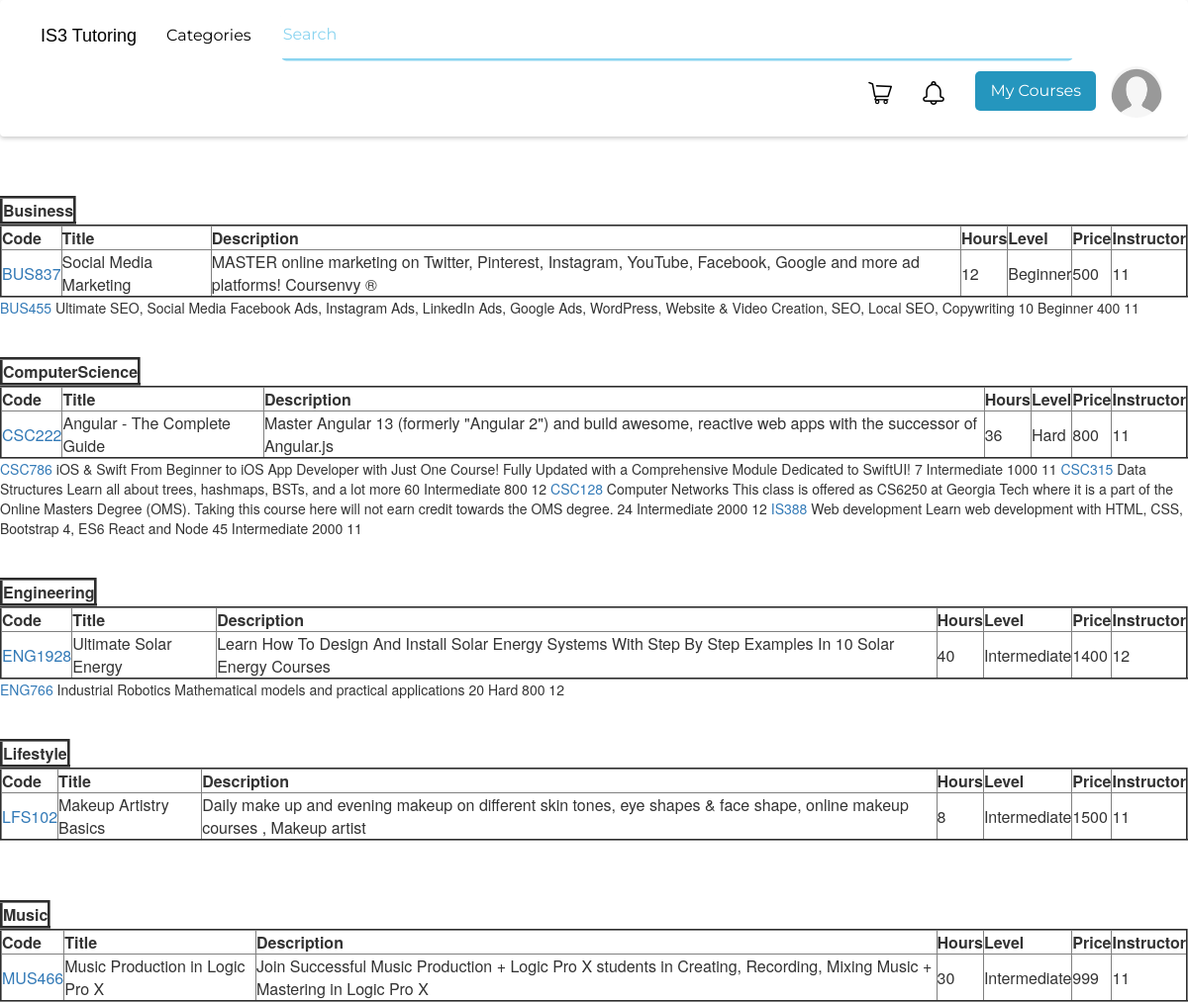
The app's page /src/public/categories.php (signed in), older data.
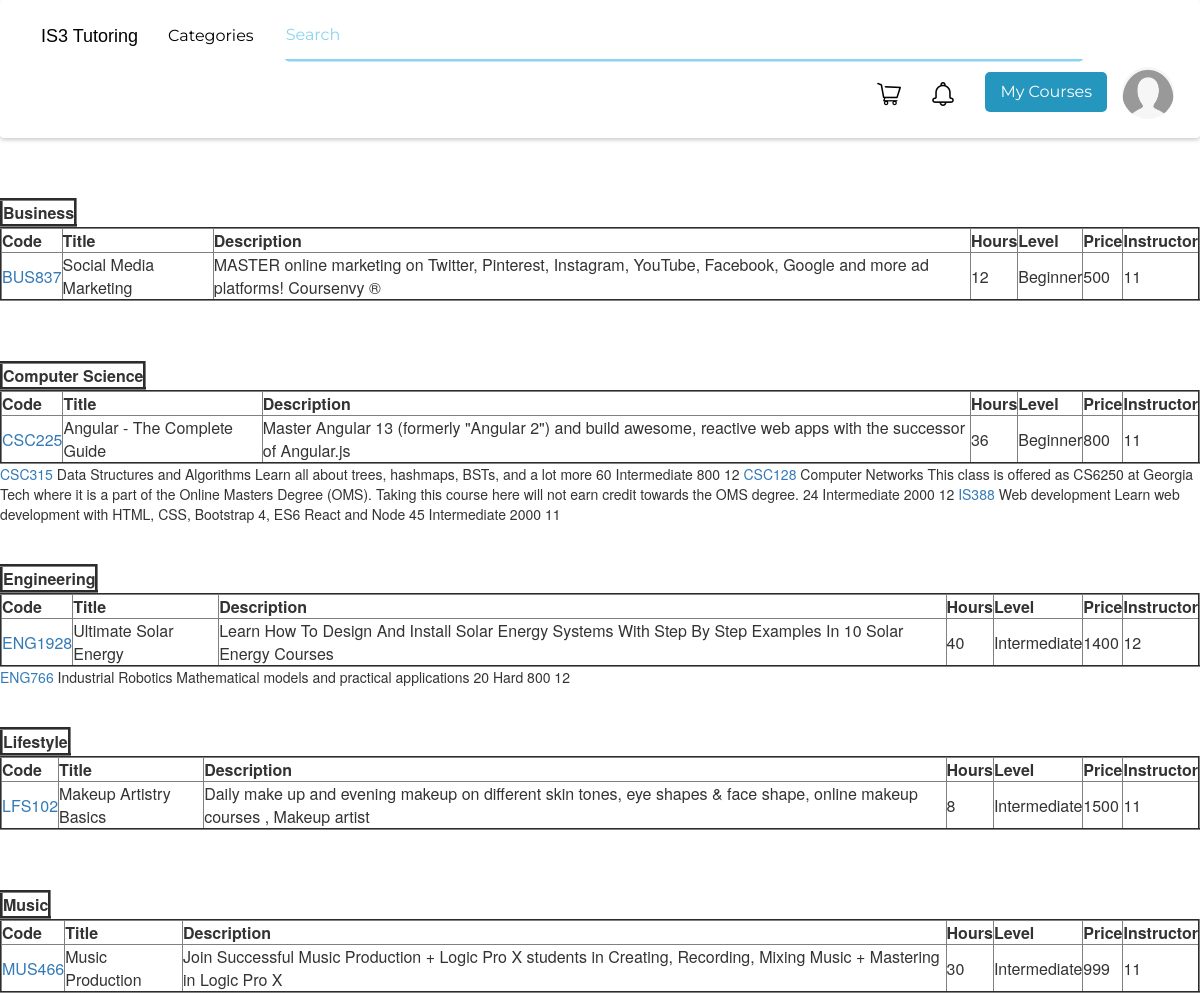
The same page, newer data.
### tables this page shows
CREATE TABLE `courses` (
  `CourseID` int(11) NOT NULL,
  `Code` varchar(8) NOT NULL,
  `Title` varchar(50) NOT NULL,
  `Description` text NOT NULL,
  `Hours` int(11) NOT NULL,
  `Level` varchar(15) NOT NULL,
  `Price` int(11) NOT NULL,
  `Approved` tinyint(1) DEFAULT NULL,
  `CreatedBy` int(11) NOT NULL,
  `Categories` varchar(25) NOT NULL,
  `Overview` varchar(255) DEFAULT NULL,
  `Thumbnail` varchar(255) DEFAULT NULL
);

### src/public/is3library.php (called while the page is built, shortened)
<?php
$conn = "";
function getRoot(){
    $root = "IS3-Online-Tutoring";
    return $root;
}
        ?>

### src/public/categories.php (the view, shortened to what this page needs)
<?php
include_once "Menu.php";
include_once "is3library.php";
$getCoursesQuery = "SELECT * FROM courses GROUP BY Categories";
$result = $conn->query($getCoursesQuery);
while($row = $result->fetch_assoc()) {
    $getCoursesbyCategory = "SELECT * FROM courses where Categories='".$row["Categories"]."'";
    $result2 = $conn->query($getCoursesbyCategory);
            echo "<br><br><br>";
            echo "<table border=3 ><th>".$row["Categories"]."</th></table>";
            echo "<table border=2 >
            <th>Code</th>
            <th>Title</th>
            <th>Description</th>
            <th>Hours</th>
            <th>Level</th>
            <th>Price</th>
            <th>Instructor</th></tr>";
        while($row = $result2->fetch_assoc()) {
                ?>
                <tr>
                <td> <a href=../view/viewCourseDetails.php?id=<?php echo $row['CourseID'] ?> > <?php echo$row["Code"]?></a> </td>
                <td><?php echo$row["Title"]?> </td>
                <td><?php echo$row["Description"]?> </td>
                <td><?php echo$row["Hours"]?> </td>
                <td><?php echo$row["Level"]?></td>
                <td><?php echo$row["Price"]?></td>
                <td><?php echo$row["CreatedBy"]?></td>
                <?php
        echo "</table>";
    }
}
?>

### src/public/Menu.php (shortened to what this page needs)
<link rel="stylesheet" href="https://maxcdn.bootstrapcdn.com/bootstrap/3.4.1/css/bootstrap.min.css">
<link rel="stylesheet" href="/IS3-Online-Tutoring/CSS/menu.css" type="text/css">
<html>
<head>
</head>
	<body>
		<?php
        include_once "is3library.php";
        $root = getRoot();
            if (isset($_SESSION['username'])){
				if($_SESSION['UserType']=="Learner"){
                    ?>
                        <nav class="navbar navbar-custom ">
                        <div class="container-fluid">
                            <div class="navbar-header">
                                <a class="navbar-brand" href="/<?php echo $root ?>/src/public/home.php">IS3 Tutoring</a>
                            </div>
                            <ul class="nav col-s-4 navbar-nav">
                            <li class="nav-item"> <a  data-toggle="collapse" href="#collapseExample" role="button" aria-expanded="false" aria-controls="collapseExample"> Categories</a></li>
                            <li col-s-12>
                                <form class = "navbar-form" action = "/<?php echo $root ?>/src/actions/courseSearch.php" method = 'post'>
                                    <div class="form-group">
                                        <div class="input-wrapper">
                                            <input  type = 'text' tabIndex='0' placeholder = 'Search' name = 'search' id = 'searchbar' onkeyup="showResult(this.value)" required>
                                        </div>
                                    </div>
                                </form>
                                </li>
                            </ul>
                            <ul class="nav navbar-nav navbar-right">
                                <li> <a href="/<?php echo $root ?>/src/model/Cart/cart.php"><img class="navbar-icons" src="\<?php echo $root ?>\resources\images\icons\cart.png"></a></li>
                                <li> <a href="/<?php echo $root ?>/src/view/ViewNotifications.php"><img class="navbar-icons" src="\<?php echo $root ?>\resources\images\icons\notification.png"></a></li>
                                <li> <a href="/<?php echo $root ?>/src/view/viewEnrolledCourses.php"><button class="button"><span>My Courses</span></button></a> </li>
                                <li>
                                    <div class="dropdown dropdown-custom">
                                        <img class="dropdown-toggle dropdown-toggle-custom" src="/<?php echo $root?>/uploads/profile_pictures/<?php echo $_SESSION['PP'] ?>" data-toggle="dropdown" class="img-responsive">
                                    </div>
                                </li>
                            </ul>
                        </div>
                    </nav>
                    <?php
                }else if($_SESSION['UserType']=="Tutor")
                { ?>
                    <nav class="navbar navbar-custom ">
                        <div class="container-fluid">
                            <div class="navbar-header">
                                <a class="navbar-brand" href="/<?php echo $root ?>/src/public/home.php">IS3 Tutoring</a>
                            </div>
                            <ul class="nav col-s-4 navbar-nav">
                            <li class="nav-item"> <a  data-toggle="collapse" href="#collapseExample" role="button" aria-expanded="false" aria-controls="collapseExample"> Categories</a></li>
                            <li col-s-12>
                                <form class = "navbar-form" action = "/<?php echo $root ?>/src/actions/courseSearch.php" method = 'post'>
                                    <div class="form-group">
                                        <div class="input-wrapper">
                                            <div class="fa fa-search"></div>
                                            <input  type = 'text' tabIndex='0' placeholder = 'Search' name = 'search' id = 'searchbar' onkeyup="showResult(this.value)" required>
                                            <div class="fa fa-times"></div>
                                        </div>
                                    </div>
                                    <div id="livesearch"></div>
                                </form>
                                </li>
                            </ul>
                            <ul class="nav navbar-nav navbar-right">
                                <li class="nav-item"> <a href="/<?php echo $root ?>/src/view/viewTutorCourses.php">My Courses</a> </li>
                                <li> <a href="/<?php echo $root ?>/src/model/course/addCourse.php"><button class="button"><span>Add Course</span></button></a> </li>
                                <li>
                                    <div class="dropdown dropdown-custom">
                                        <img class="dropdown-toggle dropdown-toggle-custom" src="/<?php echo $root?>/uploads/profile_pictures/<?php echo $_SESSION['PP'] ?>" alt="dropdown image" data-toggle="dropdown" class="img-responsive">
                                        <ul class="dropdown-menu dropdown-menu-custom" role="menu" aria-labelledby="imageDropdown">
                                            <h3> <?php echo $_SESSION['FirstName'] ." ". $_SESSION['LastName'] ?> </h3>
                                            <p> <?php echo $_SESSION['UserType'] ?> </p>
                                            <li role="presentation" class="divider"></li>
                                            <li role="presentation"><a role="menuitem" tabindex="-1" href="/<?php echo $root ?>/src/model/user/editProfile.php">Edit Profile</a></li>
                                            <li role="presentation" class="divider"></li>
                                            <li role="presentation"><a role="menuitem" tabindex="-1" href="/<?php echo $root ?>/src/public/logout.php">Logout</a></li>
                                        </ul>
                                    </div>
                                </li>
                            </ul>
                        </div>
                    </nav>
                <?php }
           } ?>
	</body>
</html>

### CSS/menu.css (style rules this page uses)
html, body { height: 100%; width: 100%; margin:0; }
.navbar-custom { position:fixed; box-shadow: 0 2px 4px 0 rgba(0,0,0,.2); font-family: sans-serif; position: relative; padding: 10px; padding-left: 25px; padding-right: 25px; margin-bottom: 0px; }
.navbar-custom .navbar-brand, .navbar-custom .navbar-text { color: #000000; }
.navbar-nav { color: #000000; }
.navbar-custom .navbar-nav > li >a { font-family: 'Montserrat', sans-serif; font-size: 16px; color:black; transition: 0.5s; }
.button { background-color: #2596be; text-align: center; font-size: 16px; color: white; transition: all 0.5s; cursor: pointer; padding: 10px; padding-left: 15px; padding-right: 15px; border: 0px solid rgb(226, 225, 225); margin-top: -10px; border:0px solid rgb(226, 225, 225); border-radius: 5px; }
.button span { cursor: pointer; display: inline-block; position: relative; transition: 0.5s; }
.input-wrapper { display: flex; align-items: center; width: 800px; height: 50px; justify-content: space-between; background: #ffffff; border-radius: 0.5rem; color: white; box-shadow: 0rem 0.25rem 0rem 0rem #8ad4f0; transition:0.5s; margin-top: -5px; }
.input-wrapper input { margin: 0.5rem 0 0.5rem; width: 100%; height: 100%; border: none; outline: none; background: #ffffff; color: #2596be; font-family: 'Montserrat', sans-serif; font-size: 16px; transition:0.5s }
::placeholder { color: #8ad4f0; }
.button span:after { content: '\00bb'; position: absolute; opacity: 0; top: 0; right: -20px; transition: 0.5s; color: white; }
.form-group { margin-top: -5px; }
.dropdown { border-radius: 50px; }
.dropdown-toggle-custom { display: inline-block; position: relative; width: 52px; height:52px; overflow: hidden; border-radius: 50%; text-align: center; transition: 0.3s; }
.navbar-icons { opacity:1; transition:0.3s; }

Row changes from the older to the newer data that the page shows:
removed courses: Code "BUS455", Title "Ultimate SEO, Social Media", Description "Facebook Ads, Instagram Ads, LinkedIn Ads, Google Ads, WordPress, Website & Video Creation, SEO, Local SEO, Copywriting", Hours "10", Level "Beginner", Price "400", CreatedBy "11", shown under "Business"
removed courses: Code "CSC786", Title "iOS & Swift", Description "From Beginner to iOS App Developer with Just One Course! Fully Updated with a Comprehensive Module Dedicated to SwiftUI!", Hours "7", Level "Intermediate", Price "1000", CreatedBy "11", shown under "ComputerScience"
changed courses "Angular - The Complete Guide": Categories "ComputerScience" → "Computer Science"; Code "CSC222" → "CSC225"; Level "Hard" → "Beginner"
changed courses "CSC315": Title "Data Structures" → "Data Structures and Algorithms"
changed courses "Music": Title "Music Production in Logic Pro X" → "Music Production"
